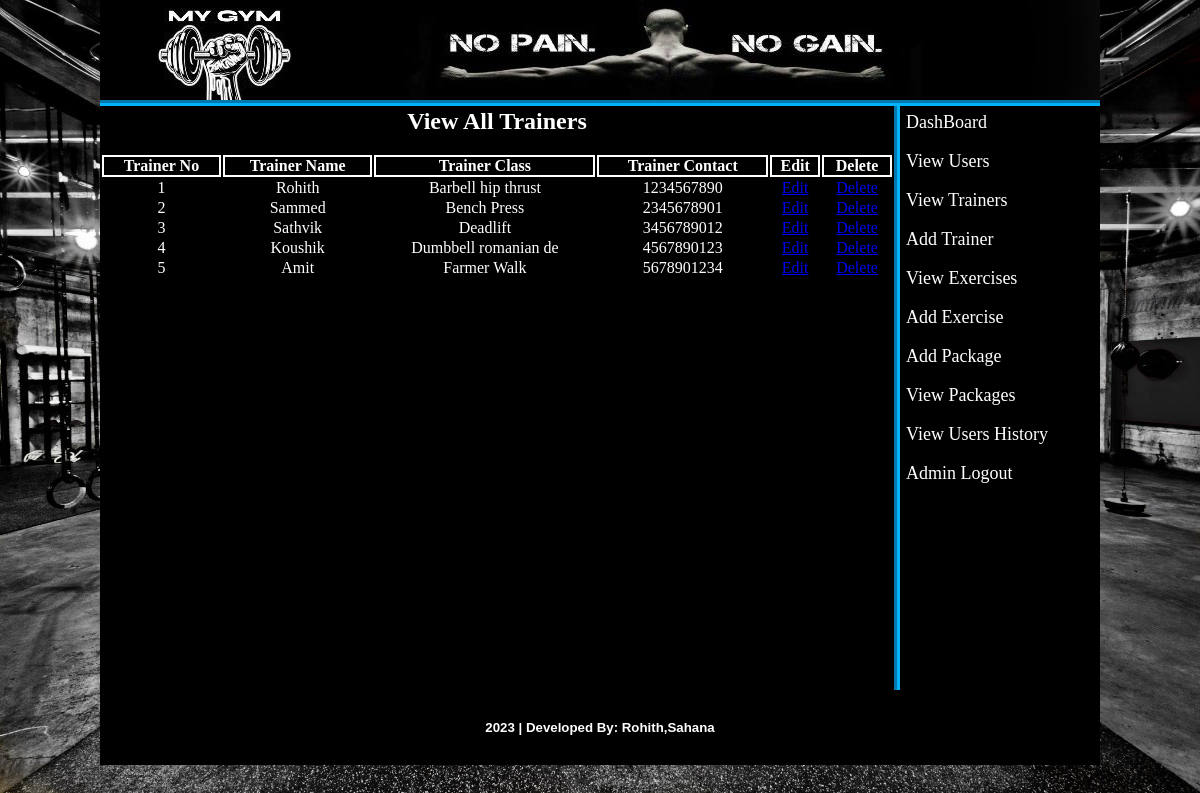
Screenshot of /admin/index.php?view_trainers (signed in) with the database file from the repository.
### tables this page shows
CREATE TABLE `trainer` (
  `tran_id` int(10) NOT NULL,
  `tran_name` varchar(20) NOT NULL,
  `tran_class` varchar(30) NOT NULL,
  `tran_contact` varchar(20) NOT NULL
);

### admin/view_trainers.php (the view, shortened to what this page needs)
<html>
<head>
</head>
<body>
	<?php
		if(isset($_GET['view_trainers'])) {
	?>
	<table align="center" width="794" style="color:white;">
		<tr align="center">
			<td colspan="6"><h2>View All Trainers</h2><br></td>
		</tr>
		<tr>
			<th>Trainer No</th>
			<th>Trainer Name</th>
			<th>Trainer Class</th>
			<th>Trainer Contact</th>
			<th>Edit</th>
			<th>Delete</th>
		</tr>
		<?php
		$i=0;
			$sel_trainer="SELECT * FROM trainer";
			$run_trainer=mysqli_query($con, $sel_trainer);
			while ($row_trainer=mysqli_fetch_array($run_trainer)) {
				$tran_id=$row_trainer['tran_id'];
				$tran_name=$row_trainer['tran_name'];
				$tran_class=$row_trainer['tran_class'];
				$tran_contact=$row_trainer['tran_contact'];
				$i++;
		?>
		<tr align="center">
			<td><?php echo $i; ?></td>
			<td><?php echo $tran_name; ?></td>
			<td><?php echo $tran_class; ?></td>
			<td><?php echo $tran_contact; ?></td>
			<td><a href="index.php?edit_tran=<?php echo $tran_id; ?>">Edit</a></td>
			<td><a href="index.php?delete_tran=<?php echo $tran_id; ?>">Delete</a></td>
		</tr>
		<?php } ?>
	</table>
	<?php }
	?>
</body>
</html>

### admin/styles/style2.css (style rules this page uses)
html, body, div, span, applet, object, iframe, h1, h2, h3, h4, h5, h6, p, blockquote, pre, a, abbr, acronym, address, big, cite, code, del, dfn, em, img, ins, kbd, q, s, samp, small, strike, strong, sub, sup, tt, var, b, u, i, center,.container.content.cards.card.box, dl, dt, dd, ol, ul, li, fieldset, form, label, legend, table, caption, tbody, tfoot, thead, tr, th, td, article, aside, canvas, details, embed, figure, figcaption, footer, header, hgroup, menu, nav, output, ruby, section, summary, time, mark, audio, video { margin: 0; padding: 0; border: 0; vertical-align: baseline; }
body { background-color: #39C; background-repeat: no-repeat; }

### admin/view_trainers.php (style rules this page uses)
table { background-color: black; }
tr,th { border: 2px solid white; }

### rows the page displays
trainer: tran_name "Rohith", tran_class "Barbell hip thrust", tran_contact "1234567890"
trainer: tran_name "Sammed", tran_class "Bench Press", tran_contact "2345678901"
trainer: tran_name "Sathvik", tran_class "Deadlift", tran_contact "3456789012"
trainer: tran_name "Koushik", tran_class "Dumbbell romanian de", tran_contact "4567890123"
trainer: tran_name "Amit", tran_class "Farmer Walk", tran_contact "5678901234"
